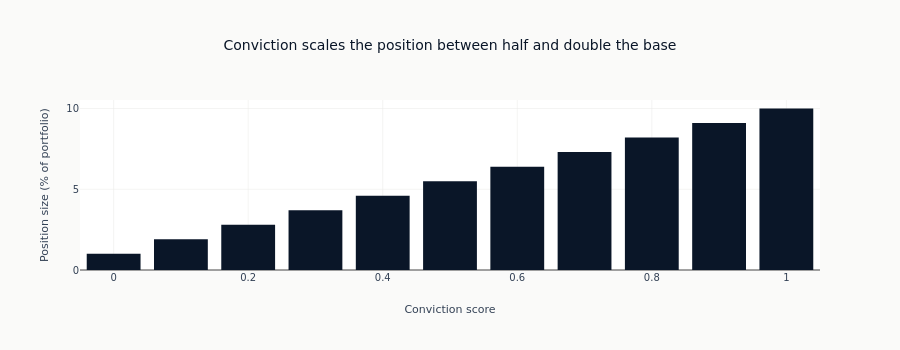

Source (notebook cell):
### Code cell
fig = go.Figure(
    go.Bar(
        x=conviction_sizing_df["conviction"],
        y=conviction_sizing_df["position_pct"] * 100,
        marker_color=COLORS["blue"],
    )
)
fig.update_layout(
    title="Conviction scales the position between half and double the base",
    xaxis_title="Conviction score",
    yaxis_title="Position size (% of portfolio)",
    height=350,
)
show_plotly_with_alt(
    fig,
    "Excursion percentile bands widening with the holding horizon, favorable above zero and adverse below, with the adverse side widening faster.",
)

### Figure 1 — Plotly figure (JSON) as saved in the notebook; plotly's stock layout.template omitted (floating-point values rounded to 4 significant figures)
{"data": [{"marker": {"color": "#0a1628"}, "type": "bar", "x": [0.0, 0.1, 0.2, 0.3, 0.4, 0.5, 0.6, 0.7, 0.8, 0.9, 1.0], "y": [1.0, 1.9, 2.8, 3.7, 4.6, 5.5, 6.4, 7.3, 8.2, 9.1, 10.0]}], "layout": {"height": 350, "title": {"text": "Conviction scales the position between half and double the base"}, "xaxis": {"title": {"text": "Conviction score"}}, "yaxis": {"title": {"text": "Position size (% of portfolio)"}}}}
